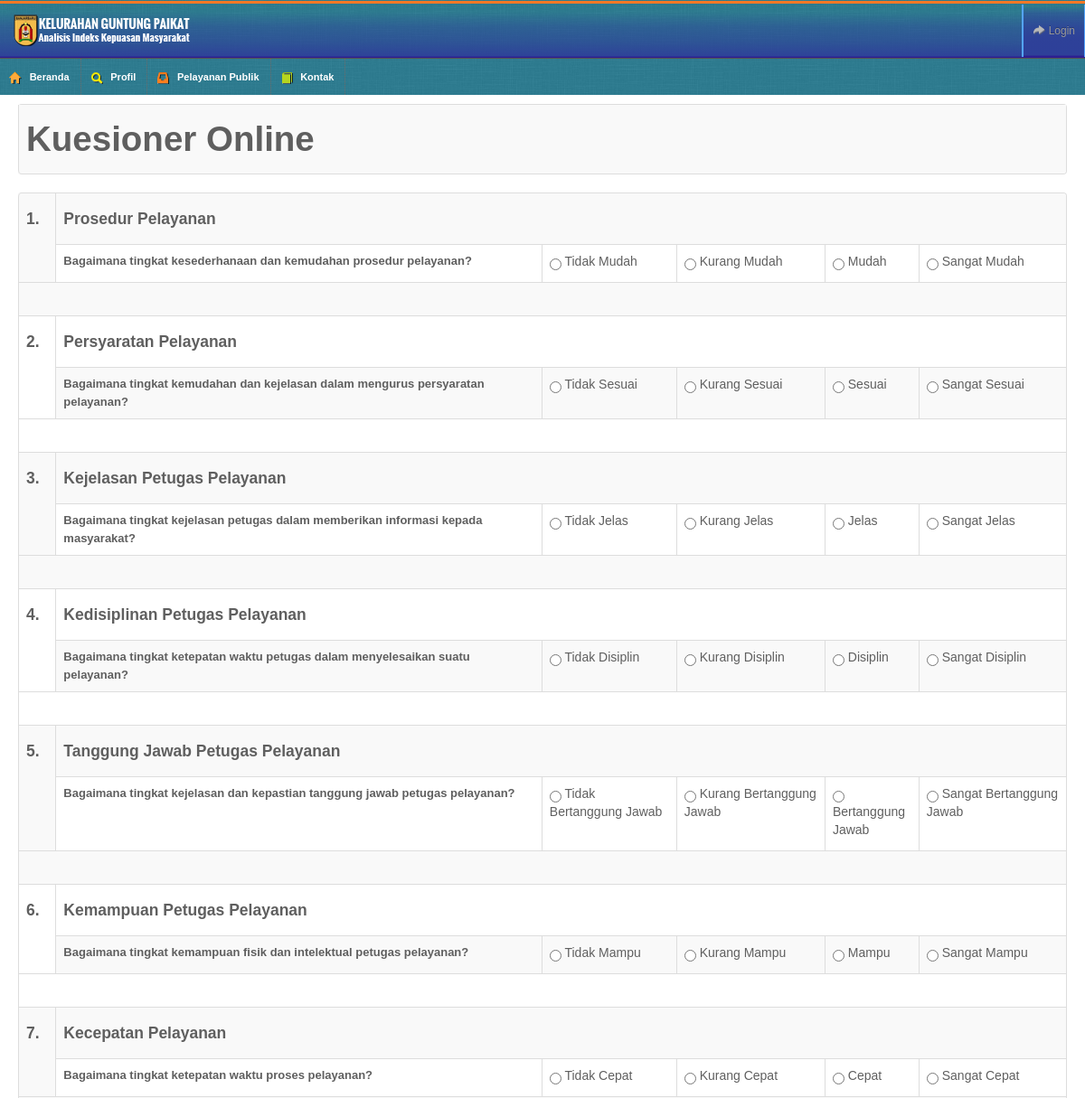
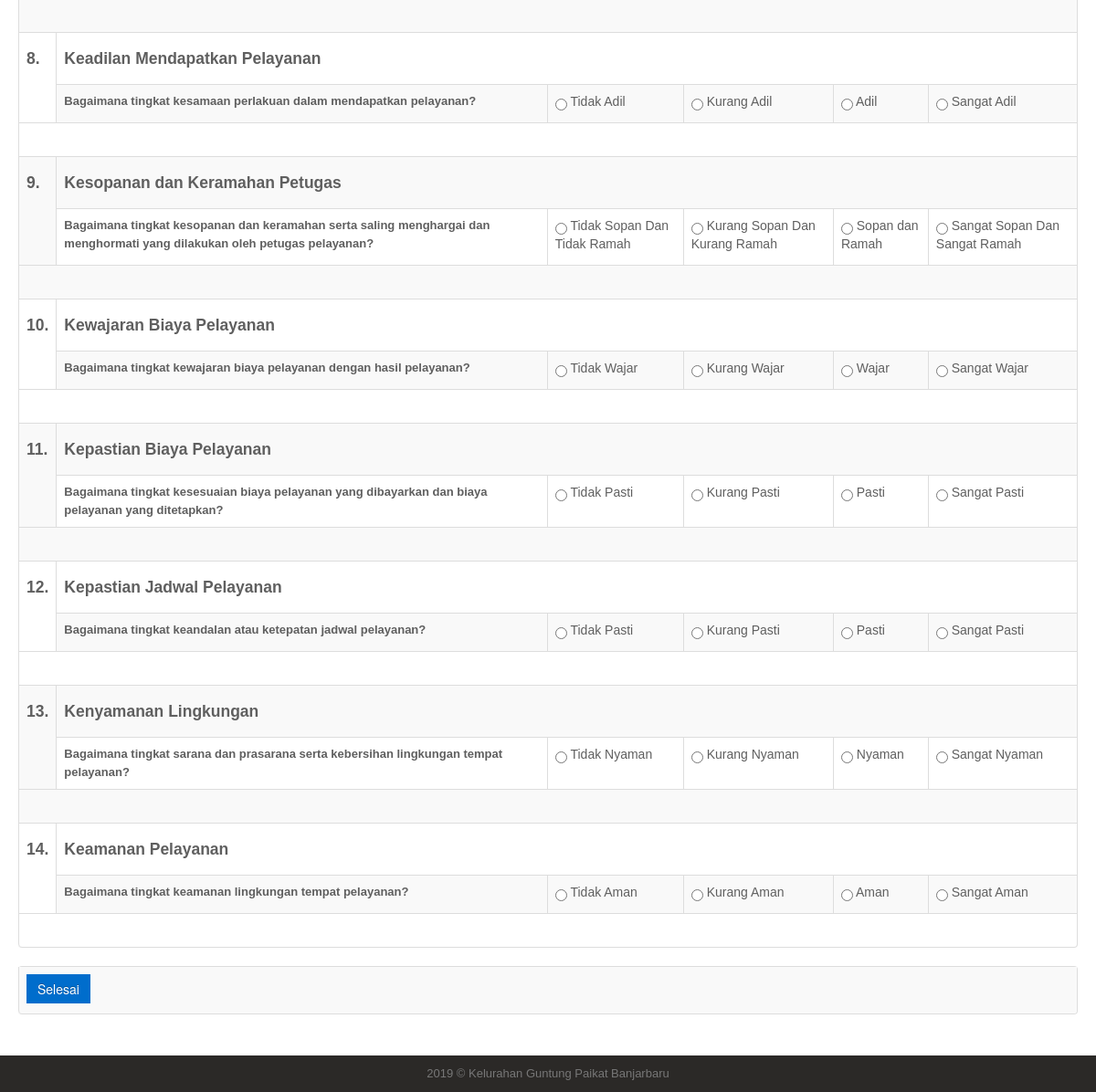
The page /?page=Kuesioner-Online on the database its author committed (2 pictures, top to bottom).
### tables this page shows
CREATE TABLE `tkuis` (
  `id_kuis` int(11) NOT NULL AUTO_INCREMENT,
  `id_aspek` int(11) NOT NULL,
  `soal` varchar(255) NOT NULL,
  `jawaban_a` varchar(100) NOT NULL,
  `jawaban_b` varchar(100) NOT NULL,
  `jawaban_c` varchar(100) NOT NULL,
  `jawaban_d` varchar(100) NOT NULL,
  PRIMARY KEY (`id_kuis`),
  KEY `id_aspek` (`id_aspek`)
);

CREATE TABLE `taspek` (
  `id_aspek` int(11) NOT NULL AUTO_INCREMENT,
  `nama_aspek` varchar(100) NOT NULL,
  PRIMARY KEY (`id_aspek`)
);

### page/lib/dtkuis.php (called while the page is built, shortened)
<?php
$tableName	= "tkuis";
$field0		= "id_kuis";
$field2		= "soal";
$field3		= "jawaban_a";
$field4		= "jawaban_b";
$field5		= "jawaban_c";
$field6		= "jawaban_d";
?>

### page/kuis_online.php (the view, shortened to what this page needs)
<?php
include_once "page/lib/dtkuis.php";
$pageSql = "SELECT $tableName.*,nama_aspek FROM ".$tableName." LEFT JOIN taspek ON taspek.id_aspek=$tableName.id_aspek ";
?>
 <form id="new-project"  action="?page=Kuesioner-Online" method="post" name="form1" target="_self">
<table class="table table-bordered table-striped">
  <tr>
    <td colspan="2"><h1><b>Kuesioner Online</b></h1></td>
  </tr>
	<table class="table table-bordered table-striped">
		<?php
		$mySql = $pageSql." ORDER BY ".$field0." ";
		$myQry = mysqli_query($koneksidb, $mySql)  or die ("Query salah 1 : ".mysqli_error($koneksidb));
		$nomor  = 1;
		while ($kolomData = mysqli_fetch_array($myQry)) {
		?>
		<tr>
        <td width="3%" rowspan="2"><h4> <?php echo $nomor++; ?>. </h4></td>
        <td width="97%" align="left" colspan="8"><h4> <?php echo $kolomData['nama_aspek']; ?> &nbsp; </h4></td>
      </tr>
      <tr>
	  <td><strong> <?php echo $kolomData[$field2]; ?> </strong></td>
        <td colspan="2"><label for="<?php echo $kolomData[$field0]; ?> "> <input type="radio" name="<?php echo $kolomData[$field0]; ?> " value="a" required > <?php echo $kolomData[$field3]; ?></label></td>
        <td colspan="2"><label for="<?php echo $kolomData[$field0]; ?> "> <input type="radio" name="<?php echo $kolomData[$field0]; ?> " value="b"> <?php echo $kolomData[$field4]; ?></label></td>
        <td colspan="2"><label for="<?php echo $kolomData[$field0]; ?> "> <input type="radio" name="<?php echo $kolomData[$field0]; ?> " value="c"> <?php echo $kolomData[$field5]; ?></label></td>
        <td colspan="2"><label for="<?php echo $kolomData[$field0]; ?> "> <input type="radio" name="<?php echo $kolomData[$field0]; ?> " value="d"> <?php echo $kolomData[$field6]; ?></label></td>
      </tr>
	  <tr>
       <td colspan="12"><strong>&nbsp; </strong></td>
      </tr>
      <?php } ?>
    </table>
	<table class="table table-bordered table-striped">
  <tr>
    <td colspan="2" align="right">
								<button type="submit" class="btn  btn-primary" name="btnSave" onclick="return confirm('Selesai menjawab semua soal? Anda tidak akan bisa mengulangi tes ini nanti')"/>Selesai</button></td>
  </tr>
</table>
</form>

### css/maruti-style.css (style rules this page uses)
* { outline:none !important; -moz-outline: none !important; }
body { overflow-x: hidden; margin-top: -9px; }
form { margin-bottom: 0; }

### css/maruti-media.css (style rules this page uses)
body { background:url(../images/backgrounds/blue.jpg) repeat; }

### rows shown on the page
tkuis: id_aspek.nama_aspek "Prosedur Pelayanan", soal "Bagaimana tingkat kesederhanaan dan kemudahan prosedur pelayanan?", jawaban_a "Tidak Mudah", jawaban_b "Kurang Mudah", jawaban_c "Mudah", jawaban_d "Sangat Mudah"
tkuis: id_aspek.nama_aspek "Persyaratan Pelayanan", soal "Bagaimana tingkat kemudahan dan kejelasan dalam mengurus persyaratan pelayanan?", jawaban_a "Tidak Sesuai", jawaban_b "Kurang Sesuai", jawaban_c "Sesuai", jawaban_d "Sangat Sesuai"
tkuis: id_aspek.nama_aspek "Kejelasan Petugas Pelayanan", soal "Bagaimana tingkat kejelasan petugas dalam memberikan informasi kepada masyarakat?", jawaban_a "Tidak Jelas", jawaban_b "Kurang Jelas", jawaban_c "Jelas", jawaban_d "Sangat Jelas"
tkuis: id_aspek.nama_aspek "Kedisiplinan Petugas Pelayanan", soal "Bagaimana tingkat ketepatan waktu petugas dalam menyelesaikan suatu pelayanan?", jawaban_a "Tidak Disiplin", jawaban_b "Kurang Disiplin", jawaban_c "Disiplin", jawaban_d "Sangat Disiplin"
tkuis: id_aspek.nama_aspek "Tanggung Jawab Petugas Pelayanan", soal "Bagaimana tingkat kejelasan dan kepastian tanggung jawab petugas pelayanan?", jawaban_a "Tidak Bertanggung Jawab", jawaban_b "Kurang Bertanggung Jawab", jawaban_c "Bertanggung Jawab", jawaban_d "Sangat Bertanggung Jawab"
tkuis: id_aspek.nama_aspek "Kemampuan Petugas Pelayanan", soal "Bagaimana tingkat kemampuan fisik dan intelektual petugas pelayanan?", jawaban_a "Tidak Mampu", jawaban_b "Kurang Mampu", jawaban_c "Mampu", jawaban_d "Sangat Mampu"
tkuis: id_aspek.nama_aspek "Kecepatan Pelayanan", soal "Bagaimana tingkat ketepatan waktu proses pelayanan?", jawaban_a "Tidak Cepat", jawaban_b "Kurang Cepat", jawaban_c "Cepat", jawaban_d "Sangat Cepat"
tkuis: id_aspek.nama_aspek "Keadilan Mendapatkan Pelayanan", soal "Bagaimana tingkat kesamaan perlakuan dalam mendapatkan pelayanan?", jawaban_a "Tidak Adil", jawaban_b "Kurang Adil", jawaban_c "Adil", jawaban_d "Sangat Adil"
tkuis: id_aspek.nama_aspek "Kesopanan dan Keramahan Petugas", soal "Bagaimana tingkat kesopanan dan keramahan serta saling menghargai dan menghormati yang dilakukan oleh petugas pelayanan?", jawaban_a "Tidak Sopan Dan Tidak Ramah", jawaban_b "Kurang Sopan Dan Kurang Ramah", jawaban_c "Sopan dan Ramah", jawaban_d "Sangat Sopan Dan Sangat Ramah"
tkuis: id_aspek.nama_aspek "Kewajaran Biaya Pelayanan", soal "Bagaimana tingkat kewajaran biaya pelayanan dengan hasil pelayanan?", jawaban_a "Tidak Wajar", jawaban_b "Kurang Wajar", jawaban_c "Wajar", jawaban_d "Sangat Wajar"
tkuis: id_aspek.nama_aspek "Kepastian Biaya Pelayanan", soal "Bagaimana tingkat kesesuaian biaya pelayanan yang dibayarkan dan biaya pelayanan yang ditetapkan?", jawaban_a "Tidak Pasti", jawaban_b "Kurang Pasti", jawaban_c "Pasti", jawaban_d "Sangat Pasti"
tkuis: id_aspek.nama_aspek "Kepastian Jadwal Pelayanan", soal "Bagaimana tingkat keandalan atau ketepatan jadwal pelayanan?", jawaban_a "Tidak Pasti", jawaban_b "Kurang Pasti", jawaban_c "Pasti", jawaban_d "Sangat Pasti"
tkuis: id_aspek.nama_aspek "Kenyamanan Lingkungan", soal "Bagaimana tingkat sarana dan prasarana serta kebersihan lingkungan tempat pelayanan?", jawaban_a "Tidak Nyaman", jawaban_b "Kurang Nyaman", jawaban_c "Nyaman", jawaban_d "Sangat Nyaman"
tkuis: id_aspek.nama_aspek "Keamanan Pelayanan", soal "Bagaimana tingkat keamanan lingkungan tempat pelayanan?", jawaban_a "Tidak Aman", jawaban_b "Kurang Aman", jawaban_c "Aman", jawaban_d "Sangat Aman"
